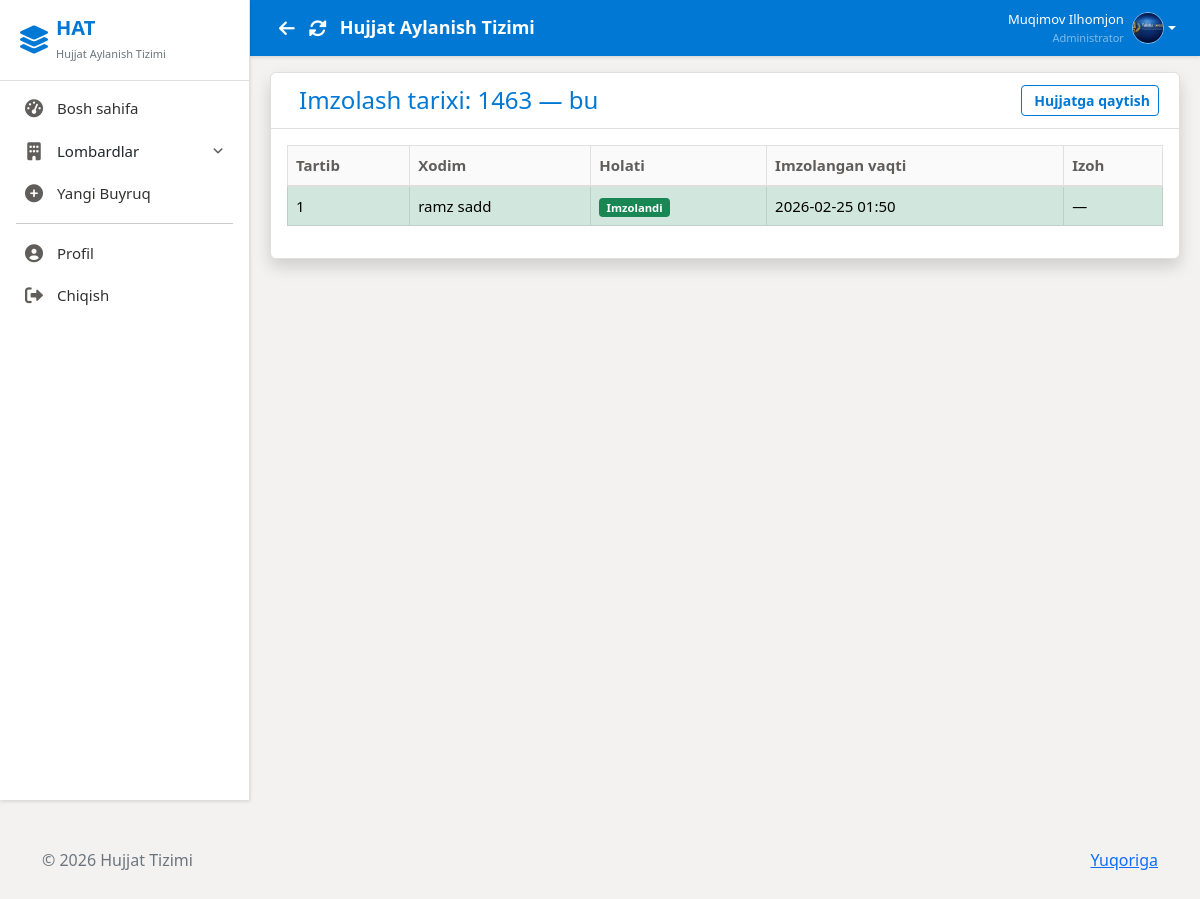
The page /documents/track/34/ (signed in) on the database its author committed.
### users/models.py (models this page shows, shortened)
class CustomUser(AbstractUser):
    ROLE_CHOICES = (
        ('admin', 'Administrator'),
        ('employee', 'Ishchi'),
        ('director', 'Direktor'),
    )
    role = models.CharField(max_length=20, choices=ROLE_CHOICES, default='employee')
    branch = models.ManyToManyField(
        Branch,
        related_name='employees',
        blank=True
    )
    profile_image = models.ImageField(upload_to='profiles/', null=True, blank=True)
    signature_image = models.ImageField(upload_to='signatures/', null=True, blank=True)
    fingerprint_enabled = models.BooleanField(default=False, verbose_name='Fingerprint Authentication Enabled')
    middle_name = models.CharField(max_length=100, blank=True, verbose_name='Otasining ismi')
    position = models.CharField(max_length=200, blank=True, verbose_name='Lavozim')
    class Meta:
        verbose_name = 'User'
        verbose_name_plural = 'Users'

### documents/models.py (models this page shows, shortened)
class Order(models.Model):
    STATUS_CHOICES = (
        ('draft', 'Qoralama'),
        ('pending', 'Imzolash kutilmoqda'),
        ('partial', 'Qisman imzolangan'),
        ('completed', 'To‘liq imzolangan'),
        ('rejected', 'Rad etilgan'),
        ('cancelled', 'Bekor qilingan'),
    )
    SIGNATURE_TYPES = (
        ('sequential', 'Ketma-ket'),
        ('parallel', 'Parallel'),
    )
    DOCUMENT_TYPES = (
        ('internal', 'Buyruq I/CH - Ichki hujjat'),
        ('external', 'Buyruq SH/T - Shartnoma/Tashqi hujjat'),
        ('official', 'Buyruq'),
        ('application', 'Ariza'),
    )
    title = models.CharField(max_length=255, verbose_name="Buyruq nomi/sarlavhasi")
    number = models.CharField(
        max_length=50,
        unique=True,
        verbose_name="Buyruq raqami",
        help_text="Masalan: 01-2025, BR-145/26 va h.k."
    )
    created_by = models.ForeignKey(
        'users.CustomUser',
        on_delete=models.SET_NULL,
        null=True,
        related_name='created_orders',
        verbose_name="Yaratgan xodim"
    )
    branch = models.ForeignKey(
        'users.Branch',
        on_delete=models.SET_NULL,
        null=True,
        blank=True,
        related_name='orders',
        verbose_name="Filial"
    )
    document_type = models.CharField(
        max_length=20,
        choices=DOCUMENT_TYPES,
        default='internal',
        verbose_name="Turi"
    )
    status = models.CharField(
        max_length=20,
        choices=STATUS_CHOICES,
        default='draft',
        verbose_name="Holati"
    )
    content = models.TextField(
        blank=True,
        verbose_name="Buyruq matni / mazmuni"
    )
    file = models.FileField(
        upload_to='orders/files/%Y/%m/',
        null=True,
        blank=True,
        verbose_name="Ilova qilingan fayl (PDF va boshq.)"
    )
    created_at = models.DateTimeField(auto_now_add=True, verbose_name="Yaratilgan vaqti")
    updated_at = models.DateTimeField(auto_now=True, verbose_name="O‘zgartirilgan vaqti")
    deadline = models.DateField(
        null=True,
        blank=True,
        verbose_name="Imzolash muddati"
    )
    signature_type = models.CharField(max_length=20, choices=SIGNATURE_TYPES, default='sequential')
    director_approved = models.BooleanField(default=False, verbose_name="Direktor tasdiqladi")
    director_approved_at = models.DateTimeField(null=True, blank=True, verbose_name="Direktor tasdiqlagan vaqt")
    final_qr_code = models.ImageField(upload_to='orders/final_qr/%Y/%m/', null=True, blank=True, verbose_name="Umumiy QR kod")
    stamped_file = models.FileField(upload_to='orders/stamped/%Y/%m/', null=True, blank=True, verbose_name="Pechatli PDF")
    additional_docs = models.ManyToManyField(
        'AdditionalDocument',
        blank=True,
        related_name='orders',
        verbose_name="Qo'shimcha hujjatlar"
    )
    class Meta:
        verbose_name = "Buyruq"
        verbose_name_plural = "Buyruqlar"
        ordering = ['-created_at']
        indexes = [
            models.Index(fields=['status', 'created_at']),
            models.Index(fields=['created_by']),
        ]

### documents/views.py (the view)
# urls.py: path('track/<int:order_id>/',       views.document_tracking,    name='order_tracking'),
@login_required
def document_tracking(request, order_id):
    if request.user.role not in ['admin', 'director']:
        messages.error(request, 'Ruxsat yo\'q')
        return redirect('dashboard')
    order = get_object_or_404(
        Order.objects.select_related('branch', 'created_by')
                       .prefetch_related('signatures__user'),
        pk=order_id
    )
    signatures = order.signatures.order_by('order_number')
    signature_history = [
        {
            'employee': sig.user.get_full_name(),
            'position': sig.order_number,
            'status': 'Imzolandi' if sig.signed else 'Kutilmoqda',
            'signed_at': sig.signed_at.strftime('%Y-%m-%d %H:%M') if sig.signed_at else None,
            'comment': sig.comment or '—',
        }
        for sig in signatures
    ]
    context = {
        'document': order,
        'signature_history': signature_history,
    }
    return render(request, 'documents/document_tracking.html', context)

### users/context_processors.py (called while the page is built)
def sidebar_branches(request):
    branches = Branch.objects.select_related('parent_branch').prefetch_related('sub_branches')
    return {
        'sidebar_branches': branches
    }

### templates/documents/document_tracking.html (shortened to what this page needs)
{% extends 'base.html' %}
{% block content %}
<div class="card shadow">
    <div class="card-header d-flex justify-content-between align-items-center">
        <div>
            <h4 class="mb-0">
                Imzolash tarixi: {{ document.number }} — {{ document.title }}
            </h4>
        </div>
        <a href="{% url 'order_detail' document.id %}" class="btn btn-outline-primary btn-sm">
            Hujjatga qaytish
        </a>
    </div>
    <div class="card-body">
        <div class="table-responsive">
            <table class="table table-bordered table-hover">
                <thead class="table-light">
                    <tr>
                        <th>Tartib</th>
                        <th>Xodim</th>
                        <th>Holati</th>
                        <th>Imzolangan vaqti</th>
                        <th>Izoh</th>
                    </tr>
                </thead>
                <tbody>
                    {% for sig in signature_history %}
                    <tr class="{% if sig.status == 'Imzolandi' %}table-success{% endif %}">
                        <td>{{ sig.position }}</td>
                        <td>{{ sig.employee }}</td>
                        <td>
                            {% if sig.status == 'Imzolandi' %}
                            <span class="badge bg-success">{{ sig.status }}</span>
                            {% else %}
                            <span class="badge bg-warning">{{ sig.status }}</span>
                            {% endif %}
                        </td>
                        <td>{{ sig.signed_at|default:"—" }}</td>
                        <td>{{ sig.comment }}</td>
                    </tr>
                    {% endfor %}
                </tbody>
            </table>
        </div>
    </div>
</div>
{% endblock %}

### templates/layouts/header.html (shortened to what this page needs)
<div class="header">
  <div class="d-flex align-items-center">
    <button onclick="history.back()" class="btn btn-link text-white p-1 me-1" title="Orqaga" style="font-size:18px; text-decoration:none;">
      <i class="fas fa-arrow-left"></i>
    </button>
    <button onclick="location.reload()" class="btn btn-link text-white p-1 me-2" title="Yangilash" style="font-size:18px; text-decoration:none;">
      <i class="fas fa-sync-alt"></i>
    </button>
    <h4>{% block header_title %}Hujjat Aylanish Tizimi{% endblock %}</h4>
  </div>
  {% if user.is_authenticated %}
  <div class="user-info">
    <div class="dropdown">
      <a href="#" class="d-flex align-items-center text-decoration-none dropdown-toggle text-white"
        data-bs-toggle="dropdown">
        <div class="text-end me-2 d-none d-md-block">
          <div class="fw-semibold" style="font-size: 13px;">{{ user.get_full_name }}</div>
          <div class="text-white-50" style="font-size: 11px;">{{ user.get_role_display }}</div>
        </div>
        {% if user.profile_image %}
        <img src="{{ user.profile_image.url }}" alt="Profile" class="user-avatar">
        {% else %}
        <div class="user-avatar bg-white text-primary d-flex align-items-center justify-content-center fw-bold">
          {{ user.first_name|first }}{{ user.last_name|first }}
        </div>
        {% endif %}
      </a>
    </div>
  </div>
  {% endif %}
</div>

### templates/base.html (style rules this page uses)
:root { --primary-color: #0078D4; --primary-hover: #005A9E; --primary-light: #C7E0F4; --secondary-color: #605E5C; --success-color: #107C41; --warning-color: #D83B01; --danger-color: #A4262C; --bg-body: #F3F2F1; --bg-surface: #FFFFFF; --text-primary: #323130; --text-secondary: #605E5C; --sidebar-bg: #FFFFFF; --sidebar-border: #E1DFDD; --sidebar-width: 250px; --header-height: 56px; --radius-md: 4px; --radius-lg: 6px; --shadow-sm: 0 1.6px 3.6px 0 rgba(0, 0, 0, 0.13), 0 0.3px 0.9px 0 rgba(0, 0, 0, 0.11); --shadow-md: 0 3.2px 7.2px 0 rgba(0, 0, 0, 0.13), 0 0.6px 1.8px 0 rgba(0, 0, 0, 0.11); }
* { margin: 0; padding: 0; box-sizing: border-box; }
body { font-family: 'Segoe UI', -apple-system, BlinkMacSystemFont, Roboto, 'Helvetica Neue', sans-serif; background-color: var(--bg-body); color: var(--text-primary); font-size: 16px; overflow: hidden; height: 100vh; }
.form-control, .btn { border-radius: var(--radius-md); font-family: inherit; }
.btn { font-weight: 600; box-shadow: none; transition: background-color 0.1s ease, color 0.1s ease; }
.btn-outline-primary { color: var(--primary-color); border-color: var(--primary-color); }
.header { background: var(--primary-color); color: white; padding: 0 24px; height: var(--header-height); min-height: var(--header-height); display: flex; justify-content: space-between; align-items: center; box-shadow: var(--shadow-sm); margin-bottom: 0; flex-shrink: 0; }
.header h4 { font-size: 18px; font-weight: 600; margin: 0; }
.user-info { display: flex; align-items: center; gap: 15px; }
.user-avatar { width: 32px; height: 32px; border-radius: 50%; object-fit: cover; border: 1px solid rgba(255, 255, 255, 0.5); }
.card { border: 1px solid var(--sidebar-border); border-radius: var(--radius-lg); box-shadow: var(--shadow-sm); margin-bottom: 12px; background: var(--bg-surface); transition: box-shadow 0.2s; }
.card-header { background: var(--bg-surface); border-bottom: 1px solid var(--sidebar-border); font-weight: 600; padding: 12px 20px; border-radius: var(--radius-lg) var(--radius-lg) 0 0 !important; color: var(--primary-color); font-size: 17px; }
.table { font-size: 15px; vertical-align: middle; }
.table thead th { border-bottom: 2px solid var(--sidebar-border); color: var(--text-secondary); font-weight: 600; background: #FAFAFA; }

### rows shown on the page
CustomUser: get_full_name "Muqimov Ilhomjon", role "Administrator", profile_image (picture)
Order: number "1463", title "bu"

### other values the page prints
{{ sig.position }} "1"
{{ sig.employee }} "ramz sadd"
{{ sig.status }} "Imzolandi"
{{ sig.signed_at|default:"—" }} "2026-02-25 01:50"
{{ sig.comment }} "—"
